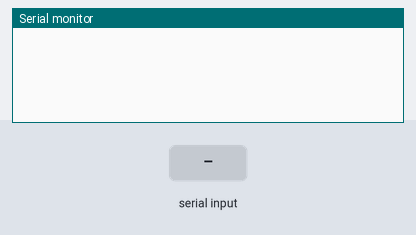
A sketch run on a simulated Arduino Uno, built with avr-gcc and run on an emulated ATmega328P. On the bench: the last lines printed to the serial monitor. The inputs (shaded band) are chosen by the test bench.

Above: at 1.2 s.
1.3 s: "hello 1\n" received over Serial
At 3.5 s:
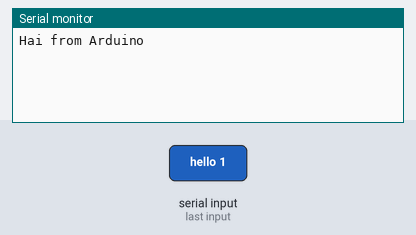
3.8 s: "add 1\n" received over Serial
At 5.6 s:
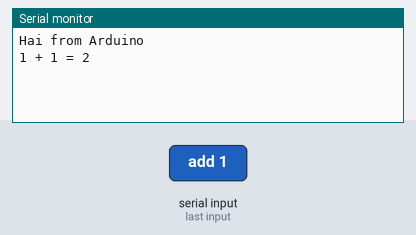
6.3 s: "mul 1\n" received over Serial
At 8.5 s:
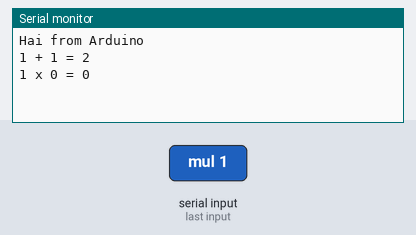
8.8 s: " " received over Serial
At 10.9 s:
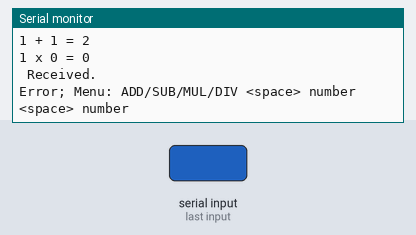
11.3 s: "div" received over Serial
At 13.5 s:
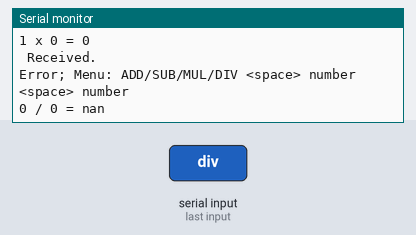
13.8 s: "90 45 200\n" received over Serial
At 15.4 s:
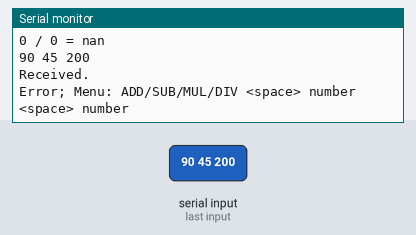

The sketch:

Serial_add_numbers.ino
```cpp
void setup()
{
   Serial.begin(9600);
}

void loop()
{
  String buff,buff2;
  int a,b,sum,diff,index,pro;
  float quo;
  while(!Serial.available());
  buff=Serial.readString();
  buff.toLowerCase();

  if(buff.substring(0,5)=="hello")
  {
    Serial.println("Hai from Arduino");
  }
  else if(buff.substring(0,3)=="add")
  {
    index=buff.indexOf(" ");
    buff2=buff.substring(index+1); // substring with numbers and space in between
    a=buff2.toInt();
    index=buff2.indexOf(" ");
    b=buff2.substring(index+1).toInt();//second number
    sum=a+b;
    Serial.print(a);
    Serial.print(" + ");
    Serial.print(b);
    Serial.print(" = ");
    Serial.println(sum);
  }
  else if(buff.substring(0,3)=="sub")
  {
    index=buff.indexOf(" ");
    buff2=buff.substring(index+1); // substring with numbers and space in between
    a=buff2.toInt();
    index=buff2.indexOf(" ");
    b=buff2.substring(index+1).toInt();//second number
    diff=a-b;
    Serial.print(a);
    Serial.print(" - ");
    Serial.print(b);
    Serial.print(" = ");
    Serial.println(diff);
  }
  else if(buff.substring(0,3)=="mul")
  {
    index=buff.indexOf(" ");
    buff2=buff.substring(index+1); // substring with numbers and space in between
    a=buff2.toInt();
    index=buff2.indexOf(" ");
    b=buff2.substring(index).toInt();//second number
    pro=a*b;
    Serial.print(a);
    Serial.print(" x ");
    Serial.print(b);
    Serial.print(" = ");
    Serial.println(pro);
  }
   else if(buff.substring(0,3)=="div")
  {
    index=buff.indexOf(" ");
    buff2=buff.substring(index+1); // substring with numbers and space in between
    a=buff2.toInt();
    index=buff2.indexOf(" ");
    b=buff2.substring(index+1).toInt();//second number
    float c =(float)(a);
    float d =(float)(b);
    quo=c/d;
    Serial.print(a);
    Serial.print(" / ");
    Serial.print(b);
    Serial.print(" = ");
    Serial.println(quo);
  }
  else
  {
    Serial.print(buff);
    Serial.println("Received.");
    Serial.println("Error; Menu: ADD/SUB/MUL/DIV <space> number <space> number");
  }
}
```

Measured:
- after the input at 1.3 s, the serial monitor: prints a new line after 1.0 s (image 1)
- after the input at 3.8 s, the serial monitor: prints a new line after 1.0 s (image 2)
- after the input at 6.3 s, the serial monitor: prints a new line after 1.0 s (image 3)
- after the input at 8.8 s, the serial monitor: prints a new line after 1.0 s (image 4)
- after the input at 11.3 s, the serial monitor: prints a new line after 1.0 s (image 5)
- after the input at 13.8 s, the serial monitor: prints a new line after 1.0 s (image 6)
